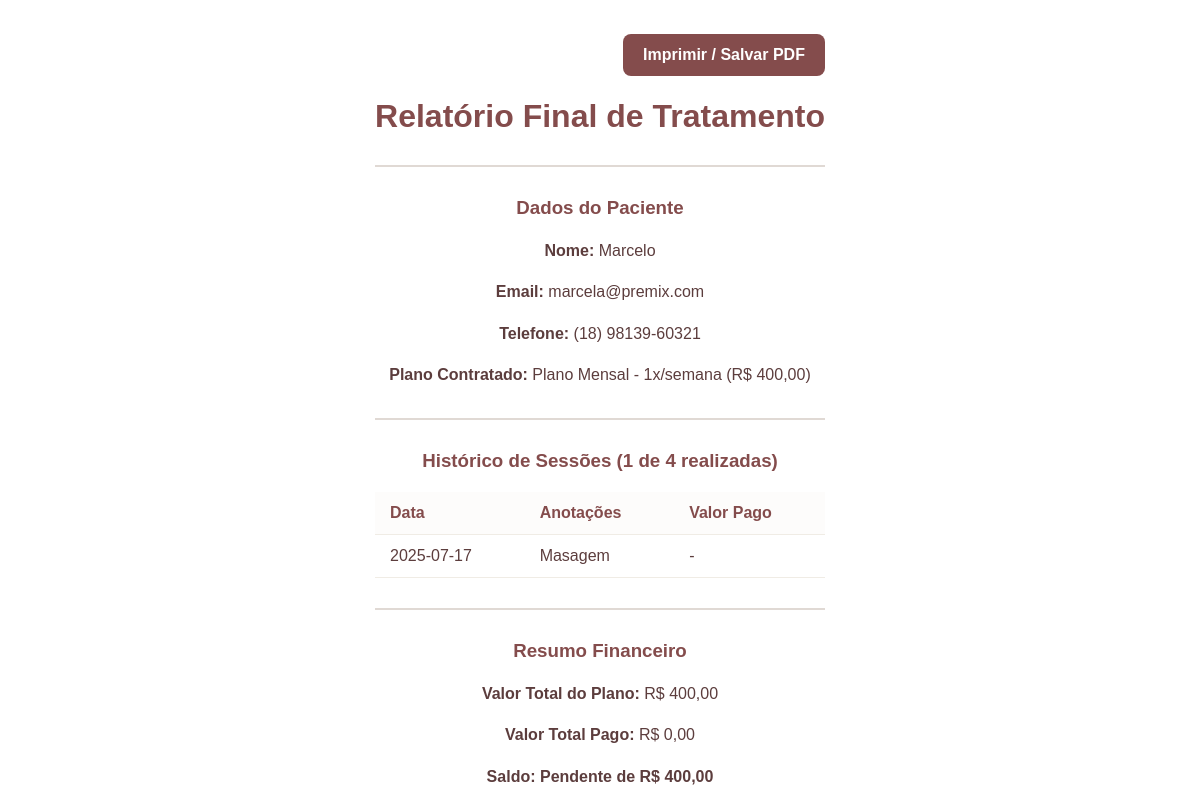
The app's page /paciente/4/relatorio with its own data.
### tables this page shows
CREATE TABLE pacientes (
        id INTEGER PRIMARY KEY AUTOINCREMENT,
        nome TEXT NOT NULL,
        data_nascimento TEXT NOT NULL,
        email TEXT NOT NULL,
        telefone TEXT NOT NULL,
        endereco TEXT,
        plano_id INTEGER,
        data_cadastro TIMESTAMP DEFAULT CURRENT_TIMESTAMP,
        FOREIGN KEY (plano_id) REFERENCES planos (id)
    );

CREATE TABLE planos (
        id INTEGER PRIMARY KEY AUTOINCREMENT,
        nome TEXT NOT NULL,
        numero_sessoes INTEGER NOT NULL,
        valor_total REAL NOT NULL,
        descricao TEXT
    );

CREATE TABLE sessoes (
        id INTEGER PRIMARY KEY AUTOINCREMENT,
        paciente_id INTEGER NOT NULL,
        data_sessao TEXT NOT NULL,
        anotacoes TEXT NOT NULL,
        valor REAL,
        status_pagamento TEXT DEFAULT 'Pendente',
        data_criacao TIMESTAMP DEFAULT CURRENT_TIMESTAMP,
        FOREIGN KEY (paciente_id) REFERENCES pacientes (id) ON DELETE CASCADE
    );

### app.py (the view)
@app.route('/paciente/<int:id>/relatorio')
def relatorio_paciente(id):
    db = get_db()
    paciente_query = "SELECT p.*, pl.nome as plano_nome, pl.numero_sessoes, pl.valor_total FROM pacientes p LEFT JOIN planos pl ON p.plano_id = pl.id WHERE p.id = ?"
    paciente = db.execute(paciente_query, (id,)).fetchone()
    if not paciente:
        return "Paciente não encontrado", 404
    sessoes = db.execute('SELECT * FROM sessoes WHERE paciente_id = ? ORDER BY data_sessao ASC', (id,)).fetchall()
    total_pago = db.execute("SELECT SUM(valor) FROM sessoes WHERE paciente_id = ? AND status_pagamento LIKE 'Pago%'", (id,)).fetchone()[0] or 0.0
    return render_template('relatorio_paciente.html', paciente=paciente, sessoes=sessoes, total_pago=total_pago)

### app.py (called while the page is built)
@app.context_processor
def inject_year():
    return {'current_year': datetime.now().year}

def get_db():
    db = getattr(g, '_database', None)
    if db is None:
        db = g._database = sqlite3.connect(DATABASE)
        db.row_factory = sqlite3.Row
    return db

@app.teardown_appcontext
def close_connection(exception):
    db = getattr(g, '_database', None)
    if db is not None:
        db.close()

@app.template_filter('brl')
def format_currency(value):
    if value is None:
        value = 0.0
    return f"R$ {value:,.2f}".replace(",", "X").replace(".", ",").replace("X", ".")

### templates/relatorio_paciente.html (shortened to what this page needs)
<!DOCTYPE html>
<html lang="pt-br">
<head>
    <link rel="stylesheet" href="{{ url_for('static', filename='css/style.css') }}">
</head>
<body>
    <div class="report-container">
        <div class="no-print" style="text-align: right; margin-bottom: 20px;">
            <button onclick="window.print()" class="btn-action-dash">Imprimir / Salvar PDF</button>
        </div>
        <h1>Relatório Final de Tratamento</h1>
        <hr>
        <h3>Dados do Paciente</h3>
        <p><strong>Nome:</strong> {{ paciente['nome'] }}</p>
        <p><strong>Email:</strong> {{ paciente['email'] }}</p>
        <p><strong>Telefone:</strong> {{ paciente['telefone'] }}</p>
        <p><strong>Plano Contratado:</strong> {{ paciente['plano_nome'] }} ({{ paciente['valor_total']|brl }})</p>
        <hr>
        <h3>Histórico de Sessões ({{ sessoes|length }} de {{ paciente['numero_sessoes'] }} realizadas)</h3>
        <table>
            <thead>
                <tr><th>Data</th><th>Anotações</th><th>Valor Pago</th></tr>
            </thead>
            <tbody>
                {% for sessao in sessoes %}
                <tr>
                    <td>{{ sessao['data_sessao'] }}</td>
                    <td>{{ sessao['anotacoes'] }}</td>
                    <td>
                        {% if sessao.status_pagamento != 'Pendente' %}
                            {{ sessao.valor|brl }}
                        {% else %}
                            -
                        {% endif %}
                    </td>
                </tr>
                {% endfor %}
            </tbody>
        </table>
        <hr>
        <h3>Resumo Financeiro</h3>
        <p><strong>Valor Total do Plano:</strong> {{ paciente['valor_total']|brl }}</p>
        <p><strong>Valor Total Pago:</strong> {{ total_pago|brl }}</p>
        <p style="font-weight: bold;"><strong>Saldo:</strong>
            {% if (paciente.valor_total - total_pago) > 0 %}
                Pendente de {{ (paciente.valor_total - total_pago)|brl }}
            {% else %}
                Quitado
            {% endif %}
        </p>
    </div>
</body>
</html>

### static/css/style.css (style rules this page uses)
body { font-family: 'Poppins', sans-serif; background-color: #F0ECE5; color: #5c3d3d; margin: 0; display: flex; flex-direction: column; min-height: 100vh; }
h1, h2, h3 { color: #844C4C; text-align: center; }
p { text-align: center; color: #5c3d3d; line-height: 1.6; }
hr { border: 1px solid #e0d9d4; margin: 30px 0; }
button, .btn-action-dash { background-color: #844C4C; border: none; border-radius: 8px; color: white; font-size: 1rem; font-weight: 600; cursor: pointer; padding: 12px 20px; transition: background-color 0.3s, transform 0.2s; }
table { width: 100%; border-collapse: collapse; margin-top: 20px; }
th, td { padding: 12px 15px; text-align: left; border-bottom: 1px solid #F0ECE5; }
thead th { background-color: #fdfcfb; font-weight: 600; color: #844C4C; }

### templates/relatorio_paciente.html (style rules this page uses)
body { background-color: white; padding: 20px; }
.report-container { max-width: 800px; margin: auto; }

### records on screen
pacientes: nome "Marcelo", email "marcela@premix.com", telefone "(18) 98139-60321"
planos: plano_nome "Plano Mensal - 1x/semana", valor_total|brl "R$ 400,00", numero_sessoes "4", (paciente.valor_total-total_pago)|brl "R$ 400,00"
sessoes: data_sessao "2025-07-17", anotacoes "Masagem"

### other values on screen
{{ sessoes|length }} "1"
{{ total_pago|brl }} "R$ 0,00"
